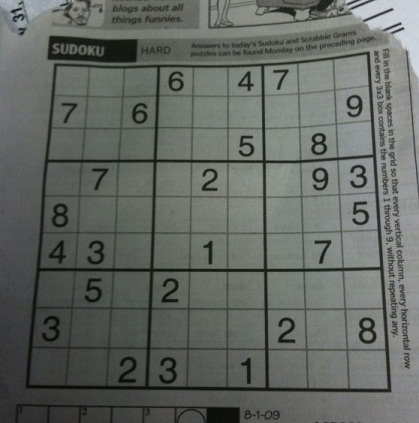
//> input picture img_extract/res/sudoku.jpg, 419 x 423 px
$ ./image_extract   (built with g++ and OpenCV 4)
//> lines starting //> are read from the running program, lines starting //| are printed output that depends on the picture; after the words box and inside, x2 and y2 are one past the last pixel; in counts of white or black regions, pixels touching at a corner belong together
//> further down, img is the input picture: 423 rows x 419 cols, CV_8UC3; mean B, G, R 98.9, 103.6, 99.4
### img_extract/classifier/classifier.h
#pragma once

#include <opencv2/opencv.hpp>
#include <opencv2/dnn.hpp>

class classifier
{
    cv::dnn::Net m_net;
public:
    classifier();
    struct output
    {
        int number;
        double confidence;
    };

    output classify(const cv::Mat& img);
};

### img_extract/image_extract.h
// TableExtract.h : Include file for standard system include files,
// or project specific include files.

#pragma once

#include <iostream>

// TODO: Reference additional headers your program requires here.

### img_extract/classifier/classifier.cpp
#include "classifier.h"

classifier::classifier()
{
    m_net = cv::dnn::readNet(RES_PATH"mnist_cnn.onnx");
}

// [15 lines left out: function classify, not called in this run]

### img_extract/image_extract.cpp
#include "image_extract.h"
#include <opencv2/opencv.hpp>
#include <opencv2/features2d.hpp>

#include "classifier/classifier.h"

#include <memory>
#include <cassert>

using namespace std;


cv::Mat dilate_image_step(const cv::Mat& colored_input_image)
{
	// todo: find better blur/threshold hyperparameters?
	cv::Mat outerBox = cv::Mat(colored_input_image.size(), CV_8UC1);
	cv::cvtColor(colored_input_image, outerBox, cv::ColorConversionCodes::COLOR_BGR2GRAY);

	//todo: find right parameters
	cv::GaussianBlur(outerBox, outerBox, cv::Size(5, 5), 0);
	cv::adaptiveThreshold(outerBox, outerBox, 255, cv::ADAPTIVE_THRESH_GAUSSIAN_C, cv::THRESH_BINARY, 7, 2);
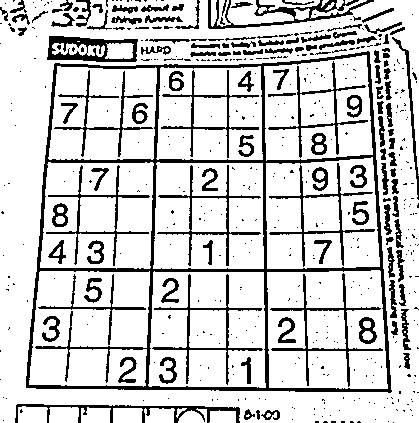
//> outerBox: 423 rows x 419 cols, CV_8UC1; 81.3% white; 509 black regions (380 under 20 px), largest, box (x1, y1, x2, y2) and area: (26, 51, 392, 393) 9149, (208, 0, 374, 29) 1248, (47, 36, 138, 62) 1155
	cv::bitwise_not(outerBox, outerBox);

	cv::Mat kernel = (cv::Mat_<uchar>(3, 3) << 0, 1, 0, 1, 1, 1, 0, 1, 0);
	cv::dilate(outerBox, outerBox, kernel);
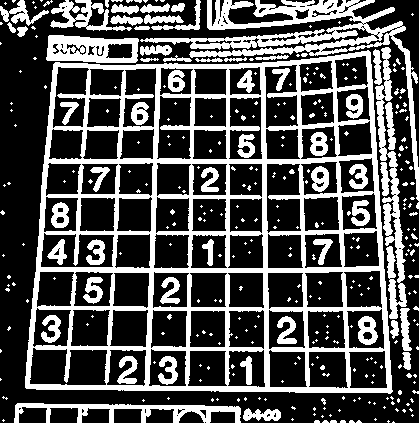
//> outerBox: 423 rows x 419 cols, CV_8UC1; 32.2% white; 354 white regions (289 under 20 px)
	return outerBox;
}


std::array<cv::Point2f, 4> get_grid_edge_points(const cv::Mat& dil_image)
{
	std::vector<std::vector<cv::Point> > contour_points;
	cv::findContours(dil_image, contour_points, cv::RetrievalModes::RETR_EXTERNAL, cv::ContourApproximationModes::CHAIN_APPROX_SIMPLE);
//> contour_points = 167 contours, 139 with area under 20; largest, box (x1, y1, x2, y2) and area: (25, 50, 393, 394) 112568, (140, 0, 419, 201) 6471, (375, 47, 407, 319) 2516, (46, 35, 139, 63) 2134, (14, 403, 241, 423) 1507

	//todo: error if no contour was found

	// sort by contour Area, from max to min
	std::sort(std::begin(contour_points), std::end(contour_points), [](const auto& lhs, const auto& rhs)
		{
			auto A_l = std::abs(cv::contourArea(lhs));
			auto A_r = std::abs(cv::contourArea(rhs));
			return A_l > A_r;
		}
	);
	// contout_points[0] is the contour with the biggest area

	const unsigned width = dil_image.cols;
//> width = 419
	const unsigned height = dil_image.rows;
//> height = 423

	std::array<cv::Point2f, 4> corners{ contour_points[0][0], contour_points[0][1], contour_points[0][2], contour_points[0][3] };
//> corners = 4 Points (x, y): [367, 50], [366, 51], [361, 51], [360, 52]

	for (const auto& p2 : contour_points[0])
	{
		auto p = cv::Point2f(p2);
		if (cv::norm(corners[2] - cv::Point2f(0, 0)) < cv::norm(p - cv::Point2f(0, 0)))
			corners[2] = p;
		if (cv::norm(corners[1] - cv::Point2f(0, height)) < cv::norm(p - cv::Point2f(0, height)))
			corners[1] = p;

		if (cv::norm(corners[3] - cv::Point2f(width, 0)) < cv::norm(p - cv::Point2f(width, 0)))
			corners[3] = p;
		if (cv::norm(corners[0] - cv::Point2f(width, height)) < cv::norm(p - cv::Point2f(width, height)))
			corners[0] = p;
	}
//> this loop made 183 passes
//> after the loop, corners = 4 Points (x, y): [53, 64], [368, 50], [390, 393], [25, 387]
	return corners;
}

std::vector< cv::Mat > get_tiles_with_numbers(const cv::Mat& unwraped_dil_img, const cv::Mat& unwraped_col_img)
{
	assert(unwraped_dil_img.rows == unwraped_dil_img.cols);

	const auto approx_box_size = unwraped_dil_img.rows / 9.0;
	const auto max_A = approx_box_size * approx_box_size * 0.8;
	const auto min_A = approx_box_size * approx_box_size * 0.15;


	std::vector<cv::Mat> result;


	for (uint8_t i = 0; i < 81; ++i)
	{
		uint8_t c = i / 9;
		uint8_t r = i % 9;
		const double tile_width = approx_box_size;
		cv::Mat tile = unwraped_dil_img.colRange(c * tile_width, (c + 1) * tile_width).rowRange(r * tile_width, (r + 1) * tile_width);
		cv::Rect start(c * tile_width, (c + 1) * tile_width, r * tile_width, (r + 1) * tile_width);

		std::vector<std::vector<cv::Point> > contour_points;
		cv::findContours(tile, contour_points, cv::RetrievalModes::RETR_EXTERNAL, cv::ContourApproximationModes::CHAIN_APPROX_SIMPLE);
		// get biggest contout

		for (const auto& contour : contour_points)
		{
			cv::Rect bbox = cv::boundingRect(contour);
			auto A = bbox.area();
			bbox.x += c * tile_width;
			bbox.y += r * tile_width;
			if (A <= max_A && min_A <= A)
			{
				//cv::imshow("bla", tile);
				//cv::waitKey();
				//cv::rectangle(unwraped_dil_img, bbox, cv::Scalar(0, 0, 255), 2);
				result.emplace_back(cv::Mat{ unwraped_dil_img, bbox });
				//result.emplace_back(tile);

			}


		}
	}
	return result;
}

int main()
{
	cv::Mat img = cv::imread(RES_PATH"sudoku.jpg");

	if (img.data == nullptr)
		std::cout << "couldnt load." << std::endl;

	cv::Mat dilated_image = dilate_image_step(img);
	const auto grid_corners = get_grid_edge_points(dilated_image);
//> grid_corners has the same summary as corners in get_grid_edge_points


	// try to remove the grid
	cv::floodFill(dilated_image, grid_corners[0], cv::Scalar(0));
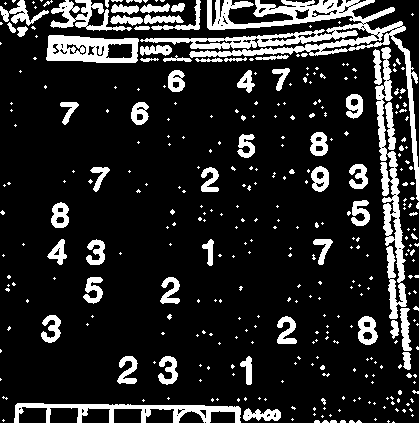
//> dilated_image: 423 rows x 419 cols, CV_8UC1; 15.6% white; 353 white regions (289 under 20 px), largest, box (x1, y1, x2, y2) and area: (140, 0, 419, 201) 6838, (375, 47, 407, 319) 2859, (14, 403, 241, 423) 1780
	cv::floodFill(dilated_image, grid_corners[1], cv::Scalar(0));
	cv::floodFill(dilated_image, grid_corners[2], cv::Scalar(0));
	cv::floodFill(dilated_image, grid_corners[3], cv::Scalar(0));

	// wrap
	const std::array edge_distances =
	{
		cv::norm(grid_corners[0] - grid_corners[1]),
		cv::norm(grid_corners[0] - grid_corners[2]),
		cv::norm(grid_corners[1] - grid_corners[3]),
		cv::norm(grid_corners[2] - grid_corners[3])
	};
//> edge_distances = [315.3, 471, 480.9, 365]

	auto max_edge_distance = *std::max_element(std::cbegin(edge_distances), std::cend(edge_distances));
//> max_edge_distance = 480.9

	std::array dst_points =
	{
		cv::Point2f(0,0),
		cv::Point2f(max_edge_distance-1 , 0),
		cv::Point2f(max_edge_distance-1, max_edge_distance-1),
		cv::Point2f(0, max_edge_distance-1),
	};
//> dst_points = 4 Points (x, y): [0, 0], [479.9, 0], [479.9, 479.9], [0, 479.9]

	const auto perspective_transform = cv::getPerspectiveTransform(grid_corners, dst_points);
//> perspective_transform = [[1.69, 0.147, -99.09], [0.0799, 1.8, -119.3], [0.00022, 0.000518, 1]]
	const auto undistorted_size = cv::Size(max_edge_distance, max_edge_distance);
//> undistorted_size = Size(480, 480)

	cv::Mat undistorted_colored = cv::Mat(undistorted_size, img.type());
//> undistorted_colored: 480 rows x 480 cols, CV_8UC3; every value is 0
	cv::warpPerspective(img, undistorted_colored, perspective_transform, undistorted_size);

	cv::Mat undistorted_dil = cv::Mat(undistorted_size, dilated_image.type());
//> undistorted_dil: 480 rows x 480 cols, CV_8UC1; every value is 0
	cv::warpPerspective(dilated_image, undistorted_dil, perspective_transform, undistorted_size);
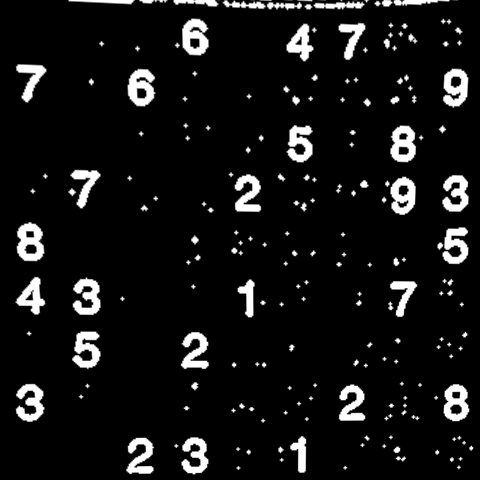
//> undistorted_dil: 480 rows x 480 cols, CV_8UC1; min 0, max 255, mean 20

	const auto number_tiles = get_tiles_with_numbers(undistorted_dil, undistorted_colored);
//> the loop in get_tiles_with_numbers, `for (uint8_t i = 0; i < 81; ++i)` made 81 passes
//> contour_points on passes 1, 3, 4, 7, 9, 12, 14, 17, 18, 21, 23, 24: 0 contours, 0 contours, 2 contours, all with area under 20, 1 contour, all with area under 20, 0 contours, 0 contours, 0 contours, 2 contours, all with area under 20, 0 contours, 2 contours, all with area under 20, 0 contours, 1 contour, all with area under 20
//> after the loop in get_tiles_with_numbers, `for (uint8_t i = 0; i < 81; ++i)`:
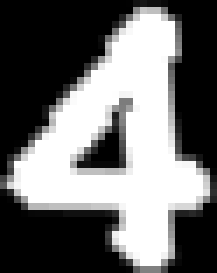
//> result[2]: 39 rows x 31 cols, CV_8UC1 (shown 7 times larger); min 0, max 255, mean 109.3
//> after the loop in get_tiles_with_numbers, `for (uint8_t i = 0; i < 81; ++i)`:
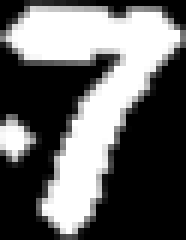
//> result[4]: 40 rows x 31 cols, CV_8UC1 (shown 6 times larger); min 0, max 255, mean 101.1
//> after the loop in get_tiles_with_numbers, `for (uint8_t i = 0; i < 81; ++i)`:
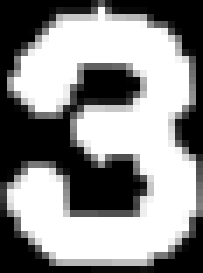
//> result[5]: 39 rows x 29 cols, CV_8UC1 (shown 7 times larger); min 0, max 255, mean 140.5


	// classify number tiles
//> (the run ends here: the program stops with an error, at `m_net = cv::dnn::readNet(RES_PATH"mnist_cnn.onnx");`)
